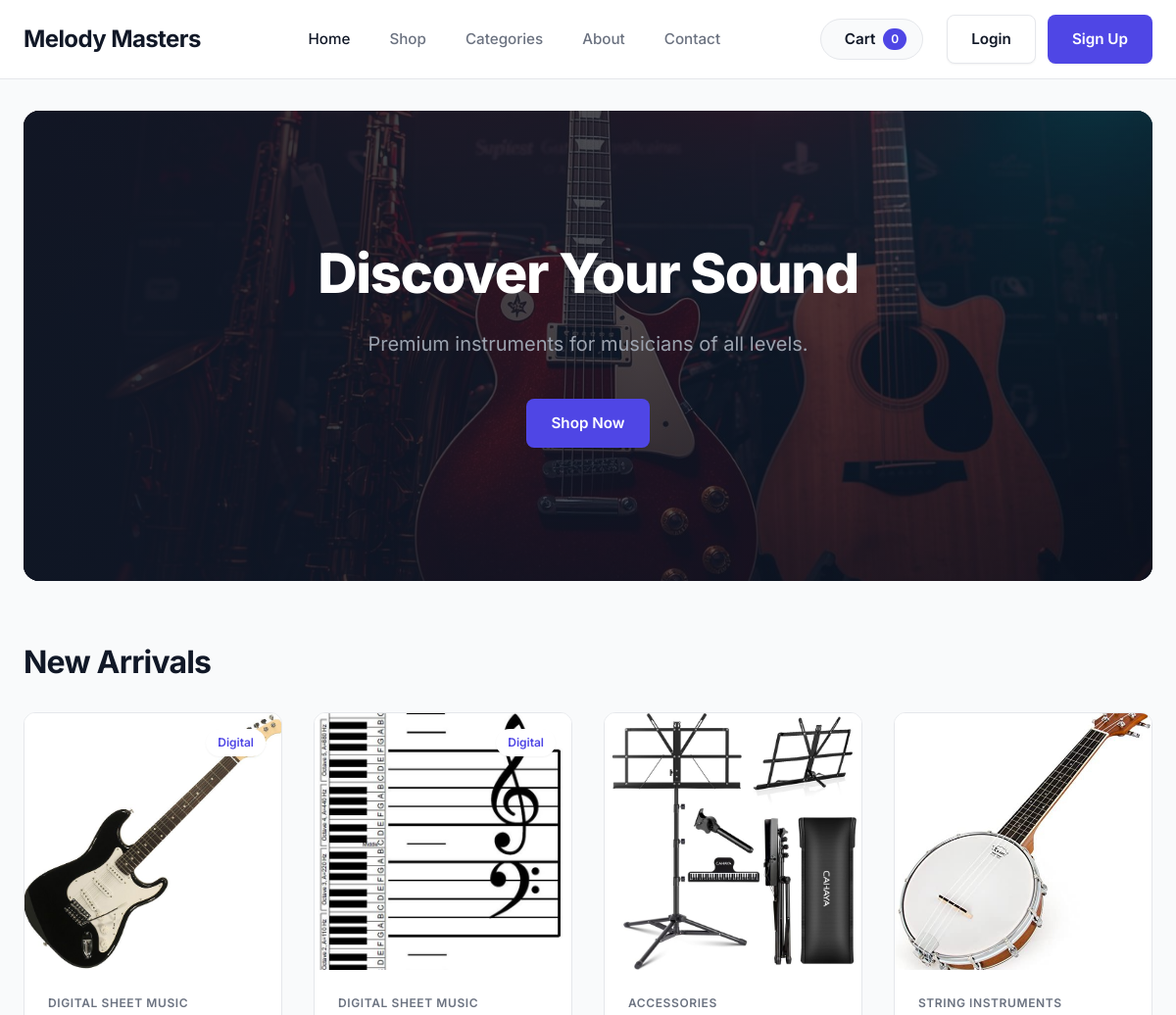
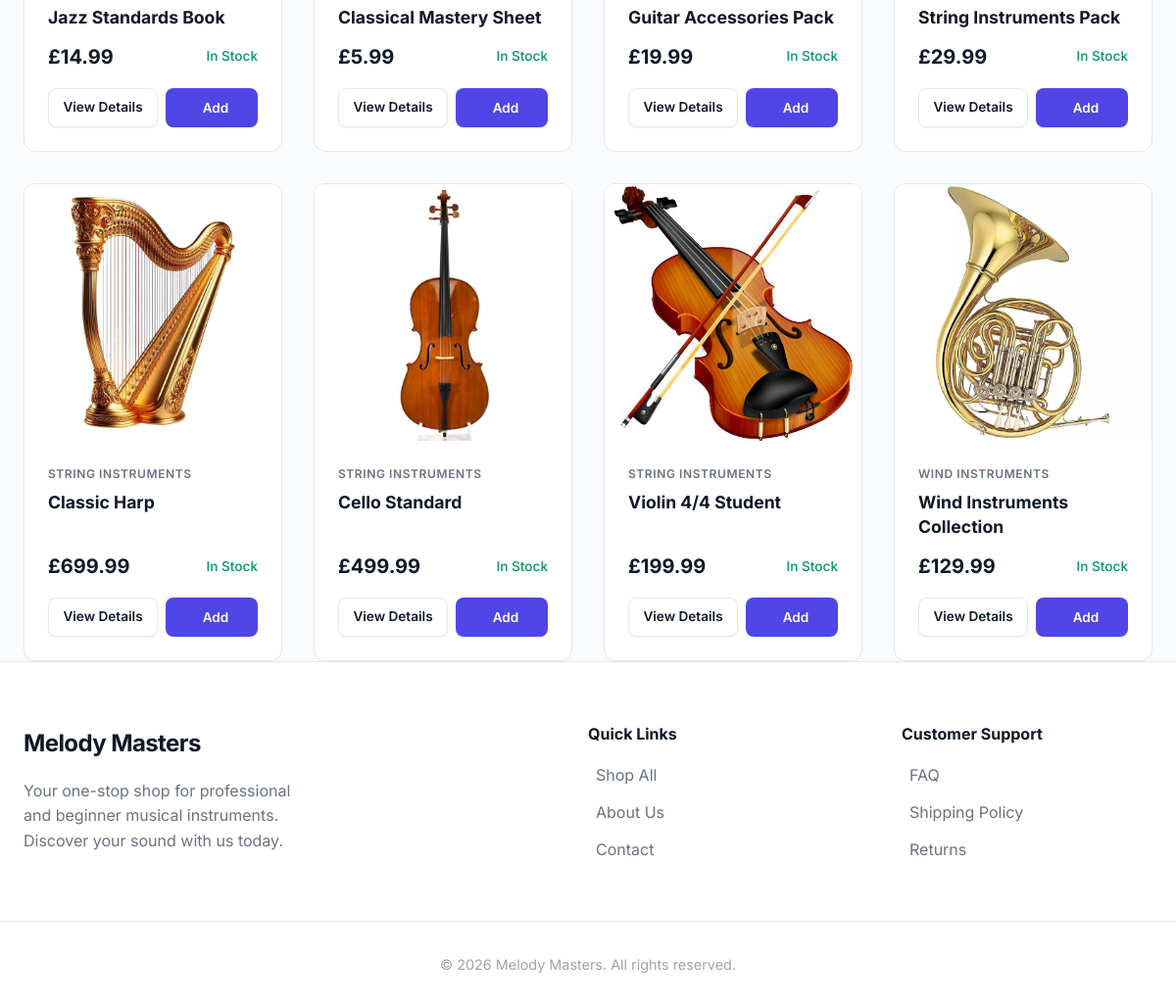
The page / on the database its author committed (2 pictures, top to bottom).
### tables this page shows
CREATE TABLE IF NOT EXISTS products (
    id INT AUTO_INCREMENT PRIMARY KEY,
    category_id INT,
    name VARCHAR(255) NOT NULL,
    description TEXT,
    brand VARCHAR(255),
    price DECIMAL(10, 2) NOT NULL,
    shipping_cost DECIMAL(10, 2) NOT NULL DEFAULT 0.00,
    stock INT NOT NULL DEFAULT 0,
    is_digital BOOLEAN DEFAULT FALSE,
    image VARCHAR(255),
    FOREIGN KEY (category_id) REFERENCES categories(id) ON DELETE SET NULL
);

CREATE TABLE IF NOT EXISTS categories (
    id INT AUTO_INCREMENT PRIMARY KEY,
    name VARCHAR(255) NOT NULL,
    parent_id INT DEFAULT NULL,
    FOREIGN KEY (parent_id) REFERENCES categories(id) ON DELETE SET NULL
);

### includes/functions.php (called while the page is built, shortened)
<?php
function isLoggedIn() {
    return isset($_SESSION['user_id']);
}
function formatPrice($price) {
    return '£' . number_format($price, 2);
}
function getCartCount() {
    $count = 0;
    return $count;
}
?>

### index.php (the view, shortened to what this page needs)
<?php
require_once 'includes/functions.php';
try {
    $stmt = $pdo->query("SELECT p.*, c.name as category_name
                         FROM products p
                         LEFT JOIN categories c ON p.category_id = c.id
                         ORDER BY p.id DESC LIMIT 8");
    $recent_products = $stmt->fetchAll();
} catch(PDOException $e) {
    $recent_products = [];
}
require_once 'includes/header.php';
?>
<div class="container">
    <section class="hero">
        <div class="hero-content">
            <h2>Discover Your Sound</h2>
            <p>Premium instruments for musicians of all levels.</p>
            <a href="/melody-masters/shop.php" class="btn btn-primary">Shop Now</a>
        </div>
    </section>
    <section class="featured-products">
        <h2 class="section-title">New Arrivals</h2>
        <?php if(empty($recent_products)): ?>
            <div class="alert alert-warning">
                <i class="ph ph-warning-circle" style="font-size: 1.2rem;"></i>
                No products available at the moment.
            </div>
        <?php else: ?>
            <div class="product-grid">
                <?php foreach($recent_products as $product): ?>
                    <div class="product-card">
                        <a href="/melody-masters/product.php?id=<?php echo $product['id']; ?>" class="product-image-wrapper">
                            <img src="/melody-masters/assets/images/<?php echo htmlspecialchars($product['image']); ?>" alt="<?php echo htmlspecialchars($product['name']); ?>" onerror="this.src='/melody-masters/assets/images/accessories.jpeg'">
                            <?php if($product['is_digital']): ?>
                                <span class="product-badge">Digital</span>
                            <?php endif; ?>
                        </a>
                        <div class="product-details">
                            <span class="category"><?php echo htmlspecialchars($product['category_name'] ?? 'Uncategorized'); ?></span>
                            <h3><a href="/melody-masters/product.php?id=<?php echo $product['id']; ?>"><?php echo htmlspecialchars($product['name']); ?></a></h3>
                            <div class="price-row">
                                <span class="price"><?php echo formatPrice($product['price']); ?></span>
                                <?php if($product['stock'] > 0 || $product['is_digital']): ?>
                                    <span class="stock-status stock-in"><i class="ph ph-check-circle"></i> In Stock</span>
                                <?php else: ?>
                                    <span class="stock-status stock-out"><i class="ph ph-x-circle"></i> Out of Stock</span>
                                <?php endif; ?>
                            </div>
                            <div class="product-actions">
                                <a href="/melody-masters/product.php?id=<?php echo $product['id']; ?>" class="btn btn-secondary">View Details</a>
                                <?php if($product['stock'] > 0 || $product['is_digital']): ?>
                                    <form action="/melody-masters/cart_action.php" method="POST" style="flex: 1; display: flex;">
                                        <button type="submit" class="btn btn-primary" style="width: 100%;"><i class="ph ph-shopping-cart-simple"></i> Add</button>
                                    </form>
                                <?php else: ?>
                                    <button class="btn btn-secondary" disabled style="flex: 1;">Out of Stock</button>
                                <?php endif; ?>
                            </div>
                        </div>
                    </div>
                <?php endforeach; ?>
            </div>
        <?php endif; ?>
    </section>
</div>
<?php require_once 'includes/footer.php'; ?>

### includes/header.php (shortened to what this page needs)
<!DOCTYPE html>
<html lang="en">
<head>
    <link rel="stylesheet" href="/melody-masters/css/style.css">
</head>
<?php
    $is_admin_dashboard = strpos($_SERVER['PHP_SELF'], '/admin/') !== false;
    $is_staff_dashboard = strpos($_SERVER['PHP_SELF'], '/staff/') !== false;
    $is_dashboard = $is_admin_dashboard || $is_staff_dashboard;
?>
<body class="<?php echo $is_dashboard ? 'dashboard-page' : ''; ?>">
<header class="main-header">
    <div class="container header-container">
        <a href="/melody-masters/index.php" class="logo">
            <h1>Melody Masters</h1>
        </a>
        <nav class="main-nav">
            <?php
                $current_page = basename($_SERVER['PHP_SELF']);
            ?>
            <ul>
                <li><a href="/melody-masters/index.php" class="<?php echo $current_page == 'index.php' ? 'active' : ''; ?>"><i class="ph ph-house"></i> Home</a></li>
                <li><a href="/melody-masters/shop.php" class="<?php echo $current_page == 'shop.php' || $current_page == 'product.php' ? 'active' : ''; ?>"><i class="ph ph-storefront"></i> Shop</a></li>
                <?php if(!$is_dashboard): ?>
                    <li><a href="/melody-masters/categories.php" class="<?php echo $current_page == 'categories.php' ? 'active' : ''; ?>"><i class="ph ph-squares-four"></i> Categories</a></li>
                    <li><a href="/melody-masters/about.php" class="<?php echo $current_page == 'about.php' ? 'active' : ''; ?>"><i class="ph ph-info"></i> About</a></li>
                    <li><a href="/melody-masters/contact.php" class="<?php echo $current_page == 'contact.php' ? 'active' : ''; ?>"><i class="ph ph-phone"></i> Contact</a></li>
                <?php endif; ?>
            </ul>
        </nav>
        <div class="header-right">
            <?php if(!$is_dashboard): ?>
                <a href="/melody-masters/cart.php" class="cart-btn">
                    <span class="cart-label">Cart</span>
                    <span class="cart-count"><?php echo getCartCount(); ?></span>
                </a>
            <?php endif; ?>
            <div class="auth-section">
                <?php if(isLoggedIn()): ?>
                    <?php
                        $user_name = htmlspecialchars($_SESSION['name'] ?? 'User');
                        $user_role = getUserRole();
                        $avatar_initials = strtoupper(substr($user_name, 0, 1));
                    ?>
                    <div class="user-menu" id="userMenuContainer">
                        <button class="user-menu-btn" id="userMenuBtn" aria-expanded="false" aria-haspopup="true">
                            <div class="avatar"><?php echo $avatar_initials; ?></div>
                            <span class="user-name"><?php echo $user_name; ?></span>
                            <i class="ph ph-caret-down caret-icon"></i>
                        </button>
                        <div class="user-dropdown" id="userDropdown">
                            <div class="dropdown-header">
                                <strong style="display: block; font-size: 0.95rem; color: var(--text-main);"><?php echo $user_name; ?></strong>
                                <span style="font-size: 0.8rem; color: var(--text-muted);"><?php echo htmlspecialchars($user_role); ?></span>
                            </div>
                            <ul class="dropdown-list">
                                <?php if($user_role === 'Admin'): ?>
                                    <li><a href="/melody-masters/admin/index.php"><i class="ph ph-shield-check"></i> Admin Dashboard</a></li>
                                <?php elseif($user_role === 'Staff'): ?>
                                    <li><a href="/melody-masters/staff/index.php"><i class="ph ph-clipboard-text"></i> Staff Dashboard</a></li>
                                <?php else: ?>
                                    <li><a href="/melody-masters/customer/dashboard.php"><i class="ph ph-user"></i> My Dashboard</a></li>
                                    <li><a href="/melody-masters/customer/profile.php"><i class="ph ph-identification-card"></i> Profile</a></li>
                                <?php endif; ?>
                            </ul>
                            <div class="dropdown-footer">
                                <a href="/melody-masters/logout.php" class="logout-btn"><i class="ph ph-sign-out"></i> Logout</a>
                            </div>
                        </div>
                    </div>
                <?php else: ?>
                    <a href="/melody-masters/login.php" class="btn btn-secondary auth-btn">Login</a>
                    <a href="/melody-masters/register.php" class="btn btn-primary auth-btn">Sign Up</a>
                <?php endif; ?>
            </div>
        </div>
    </div>
</header>
<main class="main-content">

### includes/footer.php (shortened to what this page needs)
</main>
<?php
$is_admin_dashboard = strpos($_SERVER['PHP_SELF'], '/admin/') !== false;
$is_staff_dashboard = strpos($_SERVER['PHP_SELF'], '/staff/') !== false;
$is_auth_page = in_array(basename($_SERVER['PHP_SELF']), ['login.php', 'register.php']);
$is_dashboard = isset($is_dashboard) ? $is_dashboard : ($is_admin_dashboard || $is_staff_dashboard);
if (!$is_dashboard && !$is_auth_page):
?>
<footer class="main-footer">
    <div class="container footer-container">
        <div class="footer-brand">
            <a href="/melody-masters/index.php" class="logo-text">
                Melody Masters
            </a>
            <p>Your one-stop shop for professional and beginner musical instruments. Discover your sound with us today.</p>
        </div>
        <div class="footer-section">
            <h3>Quick Links</h3>
            <ul>
                <li><a href="/melody-masters/shop.php"><i class="ph ph-shopping-bag"></i> Shop All</a></li>
                <li><a href="/melody-masters/about.php"><i class="ph ph-info"></i> About Us</a></li>
                <li><a href="/melody-masters/contact.php"><i class="ph ph-envelope-simple"></i> Contact</a></li>
            </ul>
        </div>
        <div class="footer-section">
            <h3>Customer Support</h3>
            <ul>
                <li><a href="/melody-masters/contact.php"><i class="ph ph-question"></i> FAQ</a></li>
                <li><a href="/melody-masters/about.php"><i class="ph ph-truck"></i> Shipping Policy</a></li>
                <li><a href="/melody-masters/contact.php"><i class="ph ph-arrow-u-down-left"></i> Returns</a></li>
            </ul>
        </div>
    </div>
    <div class="footer-bottom">
        <p>&copy; <?php echo date('Y'); ?> Melody Masters. All rights reserved.</p>
    </div>
</footer>
<?php endif; ?>
</body>
</html>

### rows shown on the page
products: image (picture), is_digital "Digital", category.name "DIGITAL SHEET MUSIC", name "Jazz Standards Book", price "£14.99", stock "In Stock"
products: image (picture), is_digital "Digital", category.name "DIGITAL SHEET MUSIC", name "Classical Mastery Sheet", price "£5.99", stock "In Stock"
products: image (picture), category.name "ACCESSORIES", name "Guitar Accessories Pack", price "£19.99", stock "In Stock"
products: image (picture), category.name "STRING INSTRUMENTS", name "String Instruments Pack", price "£29.99", stock "In Stock"
products: image (picture), category.name "STRING INSTRUMENTS", name "Classic Harp", price "£699.99", stock "In Stock"
products: image (picture), category.name "STRING INSTRUMENTS", name "Cello Standard", price "£499.99", stock "In Stock"
products: image (picture), category.name "STRING INSTRUMENTS", name "Violin 4/4 Student", price "£199.99", stock "In Stock"
products: image (picture), category.name "WIND INSTRUMENTS", name "Wind Instruments Collection", price "£129.99", stock "In Stock"

### other values the page prints
getCartCount() "0"
